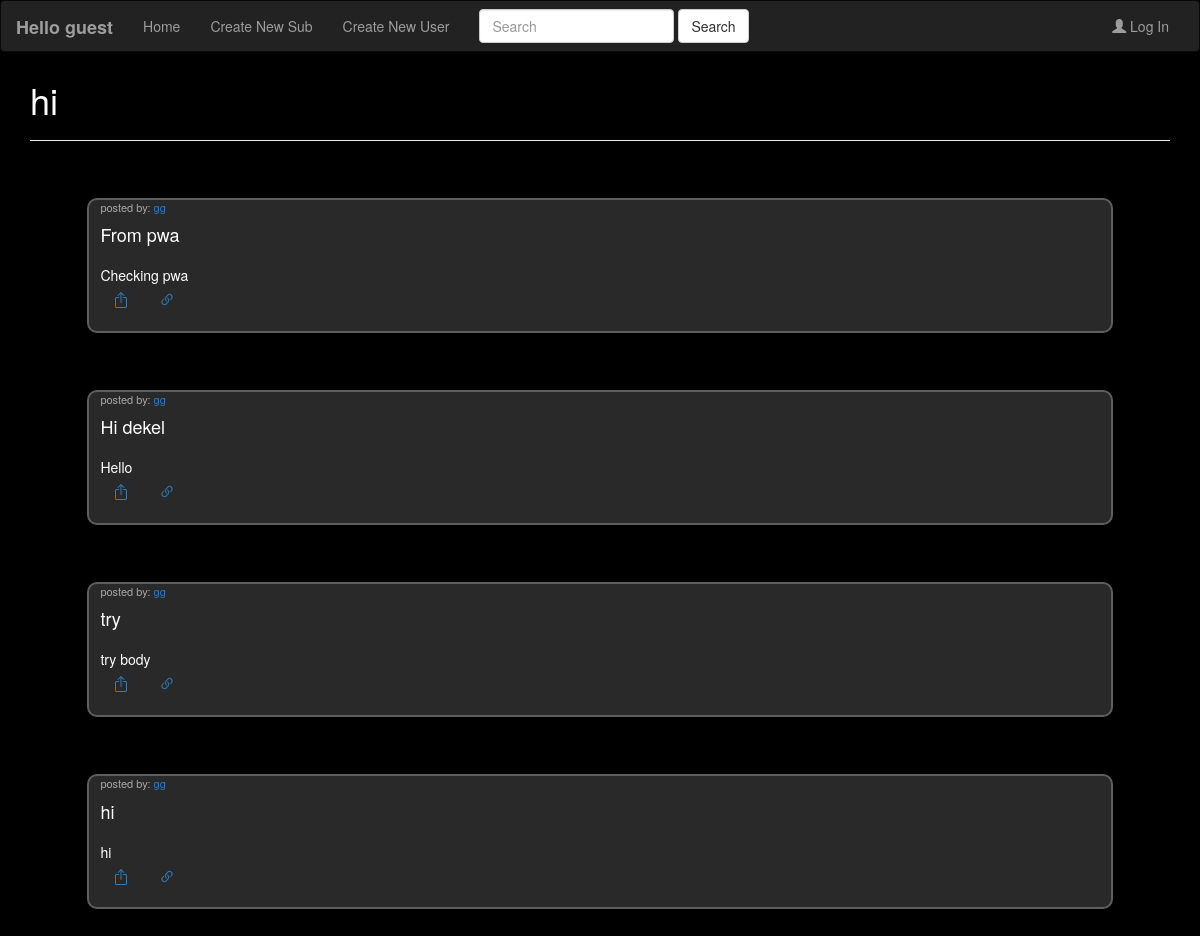
Page /sub/hi on the committed database.
### tables this page shows
CREATE TABLE Subs (	Name text NOT NULL PRIMARY KEY,	Type text,	Creator text NOT NULL);

CREATE TABLE Posts (	PostId INTEGER NOT NULL PRIMARY KEY,	PostHead TEXT NOT NULL,	PostBody TEXT,	Poster TEXT NOT NULL,	Sub TEXT NOT NULL,	Likes INTEGER NOT NULL,	Dislikes INTEGER NOT NULL, LikedBy TEXT, DisLikedBy TEXT);

### main.py (the view)
@app.route("/sub/<string:subName>")
def subRoute(subName):
    isloggedin = checkIfLoggedIn(session)
    if isloggedin:
        isloggedin = session["loggedin"]
    else:
        isloggedin = False
    conn = sqlite3.connect("db/forum.db")
    cursor = conn.execute(f"SELECT Name FROM Subs WHERE Name = '{subName}'")
    conn.commit()
    names = list(map(lambda x: x[0], cursor.fetchall()))
    cursor = conn.execute(f"SELECT * FROM Posts WHERE Sub = '{subName}'")
    conn.commit()
    posts = list(cursor.fetchall())
    print(posts)
    if len(names) == 1:
        return render_template("subPage.html", isloggedin=isloggedin, subName=names[0], posts=posts)
    else:
        return redirect("/errorPage/sub-not-exist")

### main.py (called while the page is built)
def checkIfLoggedIn(s):
    isloggedin = "loggedin" in s.keys()
    if isloggedin:
        isloggedin = s["loggedin"]
        if isloggedin:
            try:
                isloggedin = checkLoggin(s["username"], s["password"])
            except:
                isloggedin = False
    else:
        isloggedin = False
    return isloggedin

### templates/subPage.html (shortened to what this page needs)
{% extends "base.html" %}
{% block body %}
    <div class="container">
        <h1>{{ subName }}</h1>
        <hr>
        {% for i in posts %}
        <div class="post">
            <div class="header" onclick="window.location.href = '/sub/{{ i[4] }}/{{ i[0] }}'">
                <div class="op">
                    posted by: <a href="/user/{{ i[3] }}">{{ i[3] }}</a>
                </div>
                <h4>{{ i[1] }}</h4>
            </div>
            <div onclick="window.location.href = '/sub/{{ i[4] }}/{{ i[0] }}'">
                {{ i[2] }}
            </div>
            <div class="options">
                <button class="btn btn-link" onclick="share('/sub/{{ i[4] }}/{{ i[0] }}')">
                </button>
                <button class="btn btn-link" onclick="copy('/sub/{{ i[4] }}/{{ i[0] }}')">
                </button>
            </div>
        </div>
        {% endfor %}
    </div>
{% endblock %}

### templates/base.html (style rules this page uses)
body { background-color: #000; color: white; -webkit-top-highlight-color: transparent; padding-top: 60px; }

### templates/subPage.html (style rules this page uses)
.post { border-style: solid; border-width: 2px; border-radius: 10px; border-color: rgb(94, 94, 94); background-color: rgb(41, 41, 41); padding-left: 1%; padding-bottom: 1%; margin: 5%; }
.header { margin-top: 0%; margin-bottom: 2%; }
.op { font-size: 11px; color: rgb(167, 167, 167); }

### rows in the picture
Subs: Name "hi"
Posts: Poster "gg", PostHead "From pwa", PostBody "Checking pwa"
Posts: Poster "gg", PostHead "Hi dekel", PostBody "Hello"
Posts: Poster "gg", PostHead "try", PostBody "try body"
Posts: Poster "gg", PostHead "hi", PostBody "hi"
